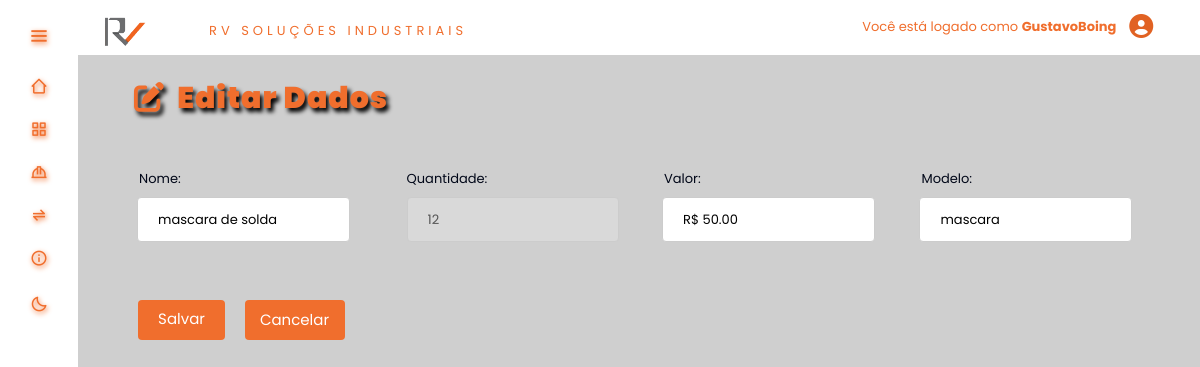
The page /tables/editEpi.php?id=15 (signed in) on the database its author committed.
### tables this page shows
CREATE TABLE `produto` (
  `id_produto` int(11) NOT NULL,
  `Quantidade` int(11) DEFAULT NULL,
  `Valor` decimal(6,2) DEFAULT NULL,
  `Modelo` varchar(100) DEFAULT NULL,
  `Descricao` varchar(100) DEFAULT NULL,
  `Tipo` int(11) DEFAULT NULL,
  `Fornecedor_id` int(11) DEFAULT NULL
);

### tables/editEpi.php (the view, shortened to what this page needs)
<?php
    require_once('function.php');
    $result_produto = "SELECT * FROM produto WHERE id_produto = '" . $_GET['id'] . "'";
    $resultado_produto = mysqli_query($conn, $result_produto);
    $row_produto = mysqli_fetch_assoc($resultado_produto);
?>
<!DOCTYPE html>
    <head>
        <link rel="stylesheet" href="<?php echo BASEURL; ?>css/styleSubmit.css"/>
        <link rel="stylesheet" href="style.css"><link rel="stylesheet" href="<?php echo BASEURL; ?>inc/style.css"/>
        <link rel="stylesheet" href="<?php echo BASEURL; ?>inc/styleDark.css">
        <link href='https://unpkg.com/boxicons@2.1.4/css/boxicons.min.css' rel='stylesheet'>
        <link rel="stylesheet" href="https://cdnjs.cloudflare.com/ajax/libs/font-awesome/6.4.0/css/all.min.css"
 />
    </head>
    <body>
        <div class="TituloARE">
            <h2 class="titulosare"><i class="fa fa-edit"></i>&nbsp Editar Dados </h2>
        </div>
        <form class="tela-editar" method="POST" action="functions/edita_Epis.php" enctype="multipart/form-data">
            <div class="deixar-column">
                <div class="inputValues">
                    <div class="Nome">
                        <label for="Nome">
                            Nome:
                            <input type="text" name="descricao" value="<?php echo $row_produto['Descricao']; ?>"><br><br>
                        </label>
                    </div>
                    <div class="Qtd">
                        <label for="Qtd">
                            Quantidade:
                            <input type="number" name="quantidade" placeholder="Digite a quantidade" value="<?php echo $row_produto['Quantidade']; ?>" disabled><br><br>
                        </label>
                    </div>
                    <div class="Valor">
                        <label for="Valor">
                            Valor:
                            <input type="text" id="valor-input" step="0.01" name="valor" min="0.01" placeholder="Digite o valor" value="<?php echo "R$ " . $row_produto['Valor']; ?>"><br><br>
                        </label>
                    </div>
                    <div class="Modelo">
                        <label for="Modelo">
                            Modelo:
                            <input type="text" name="modelo" placeholder="Digite o modelo" value="<?php echo $row_produto['Modelo']; ?>"><br><br>
                        </label>
                    </div>
                </div>
                <div class="btnFuncoes">
                    <div class="btnSalvar">
                        <button type="submit" name="" class="btn btn-primary">Salvar</button>
                    </div>
                    <div class="btnCancela">
                        <a href="<?php echo BASEURL;?>tables/epis.php">Cancelar</a>
                    </div>
                </div>
            </div>
        </form>
    </body>
</html>

### inc/style.css (style rules this page uses)
:root { --color:#1c1c1c; --color-second: #D3D3D3; --color-white:#89817D; --color-body:#4A3F35; --color-black:#F06E2D; --search-bar: #F2F2F2; --search-text: #010718; }
* { padding: 0%; margin: 0%; box-sizing: border-box; font-family: 'Poppins', sans-serif; }
* { margin: 0; padding: 0; box-sizing: border-box; }
a { color: var(--color-black); text-decoration: none; font-size: small; transition: 0.5s; position: relative; }
* { box-sizing: border-box }
body { font-family: Verdana, sans-serif; margin:0 }
label { font-size: small; margin-top: 30px; margin-left: 10px; color: var(--search-text); }
.TituloARE > .titulosare { font-family: 'Poppins', sans-serif; margin: 25px 0 0 5%; color: var(--color-black); font-size: 30px; font-weight: 1000; text-shadow: 3px 4px 4px black; letter-spacing: 1px; color: var(--color-black); font-size: 30px; font-weight: 1000; }
.btnSalvar { margin-right: 20px; }
.tela-editar { display: flex; margin: 0 5% 0 5%; }
.Valor, .Qtd, .Modelo, .Tipo { color: var(--search-text); width: 100%; margin-left: 30px; }
.Nome { margin-right: 10px; width: 100%; color: var(--search-text); }
.deixar-column { display: flex; flex-direction: column; margin: 30px 0 0 0; }
.inputValues { display: flex; flex-direction: row; width: auto; position: relative; right: 25px; top: -27px; }
.btnFuncoes { position: relative; display: flex; flex-direction: row; margin-left: 4px; top: -30px }
.btnFuncoes > .btnCancela { display: inline; width: 100px; background-color: #F06E2D; color: white; border: none; border-radius: 4px; cursor: pointer; height: 40px; padding: 8px 15px; }
.btnFuncoes > .btnCancela a { color: white; font-size: 15px; justify-content: center; align-items: center; }

### inc/styleDark.css (style rules this page uses)
:root { --color-default:#ffffff; --color-second: #bebebe; --color-white:#333333; --color-body:#cfcfcf; --color-black:#F06E2D; --search-bar: #F2F2F2; --search-text: #010718; }

### css/styleSubmit.css (style rules this page uses)
button[type=submit] { width: auto; background-color: #F06E2D; color: white; padding: 9px 20px; border: none; border-radius: 4px; cursor: pointer; height: 40px; font-size: 15px; }
button[type=submit] { width: 100%; background-color: #F06E2D; color: white; padding: 0px 20px; margin: 0px 0; border: none; border-radius: 4px; cursor: pointer; }
input[type=text], select { width: 120%; padding: 12px 20px; margin: 8px 0 0 -2px; display: block; border: 1px solid #ccc; border-radius: 4px; box-sizing: border-box; }
input[type=number], select { width: 120%; padding: 12px 20px; margin: 8px 0 ; display: block; border: 1px solid #ccc; border-radius: 4px; box-sizing: border-box; }
.Valor, .Qtd, .Modelo, .Funcionario, .Tipo { width: 80%; padding: 12px 20px; margin: 8px 0 0 15px; display: block; border-radius: 4px; box-sizing: border-box; position: relative; }
.Nome { width: 80%; padding: 12px 20px; margin: 8px 0 0 0px; display: block; border-radius: 4px; box-sizing: border-box; position: relative; }

### rows shown on the page
produto: descricao "mascara de solda", quantidade "12", valor "R$ 50.00", modelo "mascara"

### other values the page prints
$_SESSION['login'] "GustavoBoing"
